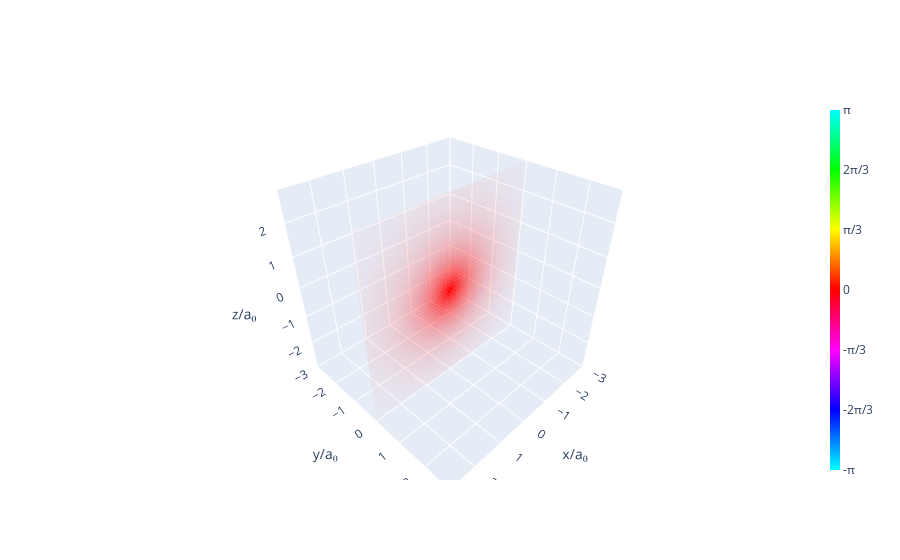

Here is the notebook cell this chart was saved with:
### Markdown cell above
A cute little red ball. In order to get an idea of what is happening inside, we can plot a 2D slice.

### Code cell
fig, ax = qm.plot_complex_field_in_plane(qm.psi,normal_vector=[0,1,0])
fig

### Figure 1 — Plotly figure (JSON) as saved in the notebook; plotly's stock layout.template omitted (floating-point values rounded to 4 significant figures; data arrays with more than 128 entries replaced by an {"elided": "..."} marker saying what was removed)
{"data": [{"facecolor": {"elided": "4802x4 float values"}, "i": {"elided": "4802 int values"}, "j": {"elided": "4802 int values"}, "k": {"elided": "4802 int values"}, "scene": "scene", "showscale": false, "type": "mesh3d", "x": {"elided": "2500 float values"}, "y": {"elided": "2500 int values"}, "z": {"elided": "2500 float values"}}, {"hoverinfo": "none", "marker": {"cmax": 3.142, "cmin": -3.142, "colorbar": {"len": 1, "thickness": 10, "ticktext": ["-π", "-2π/3", "-π/3", "0", "π/3", "2π/3", "π"], "tickvals": [-3.142, -2.094, -1.047, 0, 1.047, 2.094, 3.142], "x": 1, "xanchor": "left", "y": 0.5, "yanchor": "middle"}, "colorscale": {"elided": "256x2 mixed values"}}, "mode": "markers", "showlegend": false, "type": "scatter3d", "x": [null], "y": [null], "z": [null]}], "layout": {"scene": {"aspectmode": "cube", "domain": {"x": [0, 1], "y": [0, 1]}, "xaxis": {"range": [-3, 2.88], "title": {"text": "x/a₀"}}, "yaxis": {"range": [-3, 2.88], "title": {"text": "y/a₀"}}, "zaxis": {"range": [-3, 2.88], "title": {"text": "z/a₀"}}}}}
